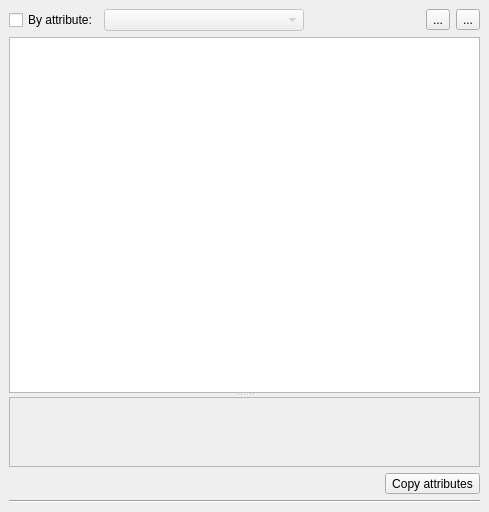
<?xml version="1.0" encoding="UTF-8"?>
<ui version="4.0">
 <class>qaeMainDock</class>
 <widget class="QDockWidget" name="qaeMainDock">
  <property name="geometry">
   <rect>
    <x>0</x>
    <y>0</y>
    <width>489</width>
    <height>512</height>
   </rect>
  </property>
  <property name="windowTitle">
   <string>Quick Attribute Editor</string>
  </property>
  <widget class="QWidget" name="dockWidgetContents">
   <layout class="QVBoxLayout" name="verticalLayout">
    <item>
     <layout class="QHBoxLayout" name="horizontalLayout">
      <item>
       <widget class="QCheckBox" name="checkBox">
        <property name="text">
         <string>By attribute:</string>
        </property>
       </widget>
      </item>
      <item>
       <widget class="QgsFieldComboBox" name="mFieldComboBox">
        <property name="enabled">
         <bool>false</bool>
        </property>
        <property name="minimumSize">
         <size>
          <width>200</width>
          <height>0</height>
         </size>
        </property>
       </widget>
      </item>
      <item>
       <spacer name="horizontalSpacer">
        <property name="orientation">
         <enum>Qt::Horizontal</enum>
        </property>
        <property name="sizeHint" stdset="0">
         <size>
          <width>40</width>
          <height>20</height>
         </size>
        </property>
       </spacer>
      </item>
      <item>
       <widget class="QToolButton" name="toolButton_2">
        <property name="text">
         <string>...</string>
        </property>
       </widget>
      </item>
      <item>
       <widget class="QToolButton" name="toolButton">
        <property name="text">
         <string>...</string>
        </property>
       </widget>
      </item>
     </layout>
    </item>
    <item>
     <widget class="QSplitter" name="splitter">
      <property name="orientation">
       <enum>Qt::Vertical</enum>
      </property>
      <property name="childrenCollapsible">
       <bool>false</bool>
      </property>
      <widget class="QListView" name="lvFeatures"/>
      <widget class="QScrollArea" name="saForm">
       <property name="widgetResizable">
        <bool>true</bool>
       </property>
       <widget class="QWidget" name="scrollAreaWidgetContents">
        <property name="geometry">
         <rect>
          <x>0</x>
          <y>0</y>
          <width>469</width>
          <height>68</height>
         </rect>
        </property>
       </widget>
      </widget>
     </widget>
    </item>
    <item alignment="Qt::AlignRight">
     <widget class="QToolButton" name="tbCopy">
      <property name="text">
       <string>Copy attributes</string>
      </property>
     </widget>
    </item>
    <item>
     <widget class="Line" name="line">
      <property name="orientation">
       <enum>Qt::Horizontal</enum>
      </property>
     </widget>
    </item>
   </layout>
  </widget>
 </widget>
 <customwidgets>
  <customwidget>
   <class>QgsFieldComboBox</class>
   <extends>QComboBox</extends>
   <header>qgsfieldcombobox.h</header>
  </customwidget>
 </customwidgets>
 <resources/>
 <connections/>
</ui>
